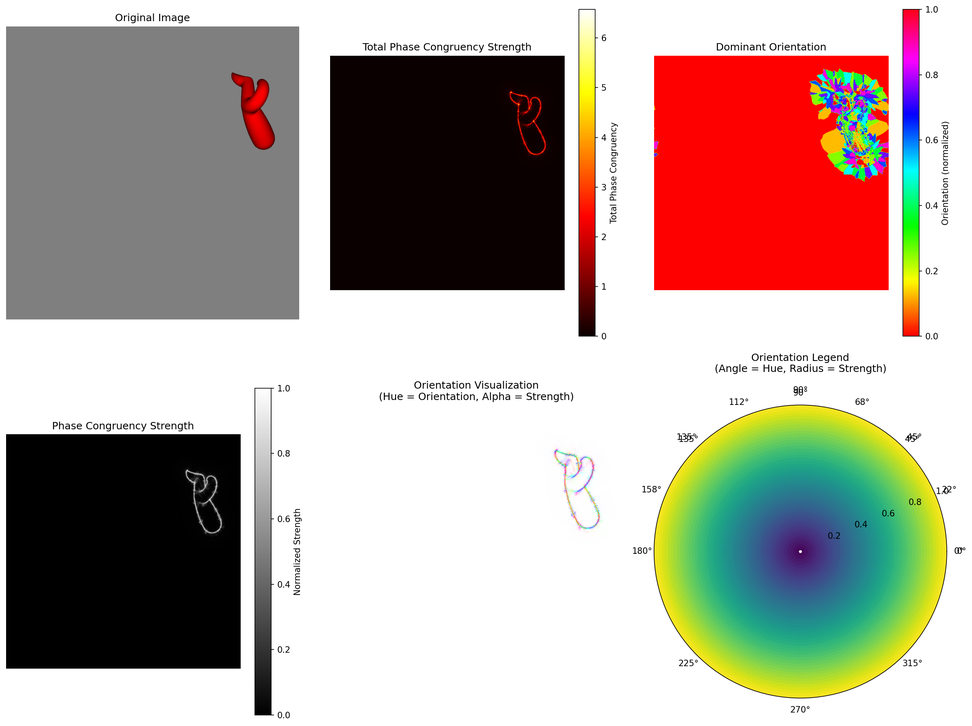
#> input picture EStimShapeAnalysis/src/analysis/phase_congruency_orientation_analysis.png, 972 x 726 px, shrunk from 2391 x 1784 before the run
$ python orientation_band_shuffle.py ../analysis/phase_congruency_orientation_analysis.png out.png
#> lines starting #> are read from the running program, lines starting #| are printed output that depends on the picture; after the words box and inside, x2 and y2 are one past the last pixel; in counts of white or black regions, pixels touching at a corner belong together
#> in process_image, img is the input picture: PIL image 972x726 RGBA; mean R, G, B, A 180.9, 168.4, 159.7, 255
#!/usr/bin/env python3
"""
Orientation-preserving processing script for Java integration.
Preserves spatial frequency and orientation distributions while destroying spatial location.

Usage: python orientation_preserving_processing.py <input_path> <output_path> [--keep-intermediates]
"""

import sys
import os
import argparse
import numpy as np
from PIL import Image
from scipy import fftpack
from skimage import color as skcolor, exposure
import matplotlib.pyplot as plt
import matplotlib

from src.imageshuffle.shuffle_util import plot_orientation_spectrum, plot_2d_power_spectrum_diff, create_analysis_plot

matplotlib.use('Agg')  # Use non-interactive backend for server environments


def orientation_preserving_scramble(image, mask=None, num_orientation_bands=18):
    """
    Scramble spatial location while preserving orientation and spatial frequency distributions.

    This works by:
    1. Grouping frequency components by their orientation angle
    2. Shuffling phases within each orientation band
    3. Preserving magnitudes completely

    Args:
        image: Input image (can be color with alpha channel)
        mask: Binary mask (1 inside region to randomize, 0 outside)
        num_orientation_bands: Number of orientation bands to preserve (default: 18 = 10° bands)

    Returns:
        Image with preserved orientation/frequency distributions but scrambled spatial locations
    """
#> called with num_orientation_bands = 18
    # Create a copy of the original image
    result = image.copy().astype(np.float32)

    # Extract alpha channel if exists
    if image.shape[2] == 4:
        rgb = result[:, :, :3]
        alpha = result[:, :, 3:4]
#> alpha: shape (726, 972, 1) float32; every value is 255
    else:
        rgb = result
        alpha = None

    # Handle mask creation if not provided
    if mask is None:
        # Find the most common pixel value (background)
        if image.shape[2] == 4:  # Image has alpha channel
            rgb_for_background = image[:, :, :3]
        else:  # RGB image
            rgb_for_background = image

        # Reshape to (num_pixels, num_channels) for easier processing
        pixels = rgb_for_background.reshape(-1, rgb_for_background.shape[-1])

        # Find unique pixels and their counts
        unique_pixels, counts = np.unique(pixels, axis=0, return_counts=True)
#> counts = 14104 values, max 340111 at index 14103, min 1 at index 3, mean 50.03

        # Get the most common pixel value (background)
        background_pixel = unique_pixels[np.argmax(counts)]
#> background_pixel = [255, 255, 255]

        # Create a mask where pixels are NOT equal to the background
        if image.shape[2] == 4:  # Image has alpha channel
            mask = np.logical_not(np.all(image[:, :, :3] == background_pixel, axis=-1))
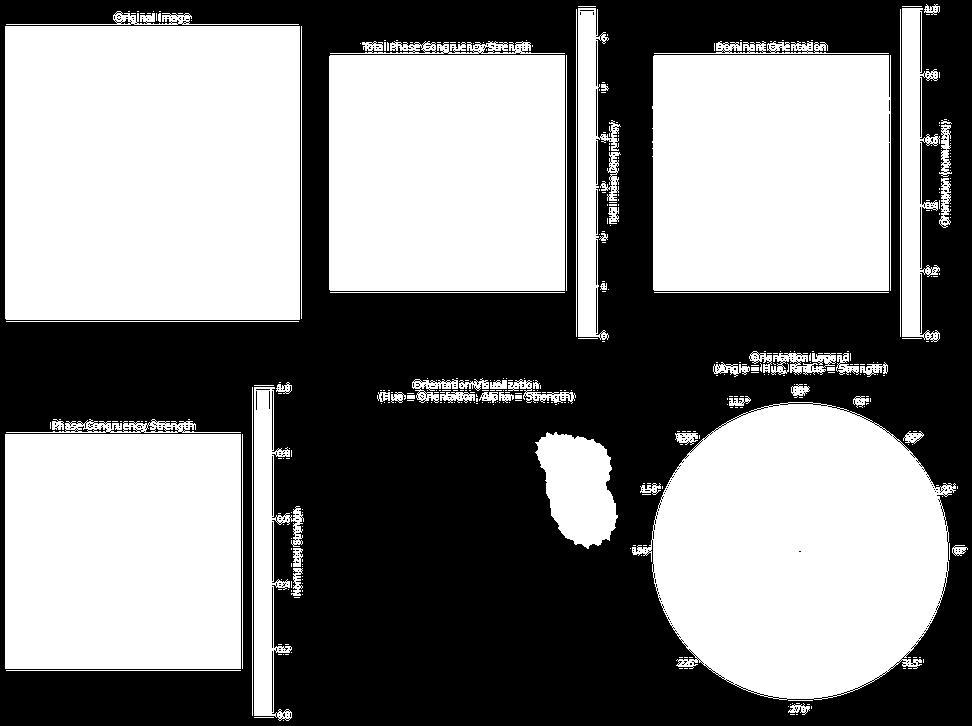
#> mask: shape (726, 972) bool; 51.8% white; 426 black regions (408 under 20 px), largest, box (x1, y1, x2, y2) and area: (0, 0, 972, 726) 338372, (920, 143, 921, 204) 61, (920, 207, 921, 268) 61
        else:  # RGB image
            mask = np.logical_not(np.all(image == background_pixel, axis=-1))

    # Normalize RGB to 0-1 range if needed
    if rgb.max() > 1.0:
        rgb_norm = rgb / 255.0
    else:
        rgb_norm = rgb

    # Convert to LAB color space
    lab = skcolor.rgb2lab(rgb_norm)
#> lab: shape (726, 972, 3) float32; mean of channels 0, 1, 2 70.4, 3.4, 8.3

    # Extract luminance channel
    L = lab[:, :, 0]  # Luminance channel

    # Save the original luminance values in the masked region for histogram matching later
    L_masked_orig = L[mask]

    # Apply mask to luminance channel
    # L_roi = L * mask

    # Use soft masking:
    from scipy import ndimage
    soft_mask = ndimage.gaussian_filter(mask.astype(float), sigma=5)
    L_roi = L * soft_mask  # No sharp boundary artifacts

    # Apply Fourier transform to the MASKED ROI
    fft_L_roi = fftpack.fft2(L_roi)

    # Extract amplitude and phase
    amplitude = np.abs(fft_L_roi)
    original_phase = np.angle(fft_L_roi)

    # Get image dimensions
    h, w = fft_L_roi.shape
#> h = 726; w = 972
    center_y, center_x = h // 2, w // 2
#> center_y = 363; center_x = 486

    # Create coordinate arrays for frequency domain
    y, x = np.ogrid[-center_y:h - center_y, -center_x:w - center_x]
#> y = 726 values from -363 to 362

    # Calculate orientation for each frequency component
    # This gives the orientation of the spatial pattern represented by each frequency
    orientations = np.arctan2(y, x) * 180 / np.pi
    orientations = orientations % 180  # Normalize to 0-180° (since power spectrum is symmetric)

    # Create orientation bands
    orientation_band_size = 180.0 / num_orientation_bands

    # Initialize new phase array with original phases
    new_phase = original_phase.copy()

    # Shuffle phases within each orientation band
    for band in range(num_orientation_bands):
        angle_min = band * orientation_band_size
        angle_max = (band + 1) * orientation_band_size

        # Create mask for this orientation band
        band_mask = (orientations >= angle_min) & (orientations < angle_max)

        # Skip DC component (always preserve it)
        band_mask[center_y, center_x] = False

        if np.any(band_mask):
            # Get phases in this orientation band
            phases_in_band = original_phase[band_mask].copy()

            # Shuffle the phases within this orientation band
            # Generate random phases instead of shuffling existing ones
            phases_in_band = np.random.uniform(0, 2 * np.pi, len(phases_in_band))

            # Put shuffled phases back into the same orientation band
            new_phase[band_mask] = phases_in_band
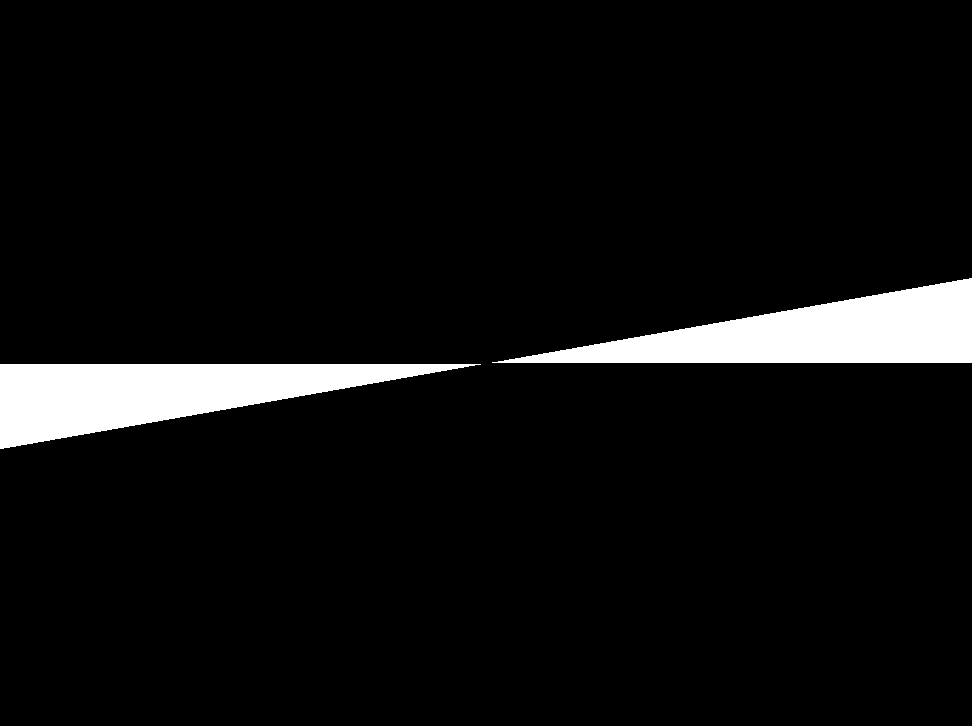
#> band_mask: shape (726, 972) bool; 5.8% white; 2 white regions, box (x1, y1, x2, y2) and area: (0, 364, 481, 449) 20622, (492, 278, 972, 363) 20537
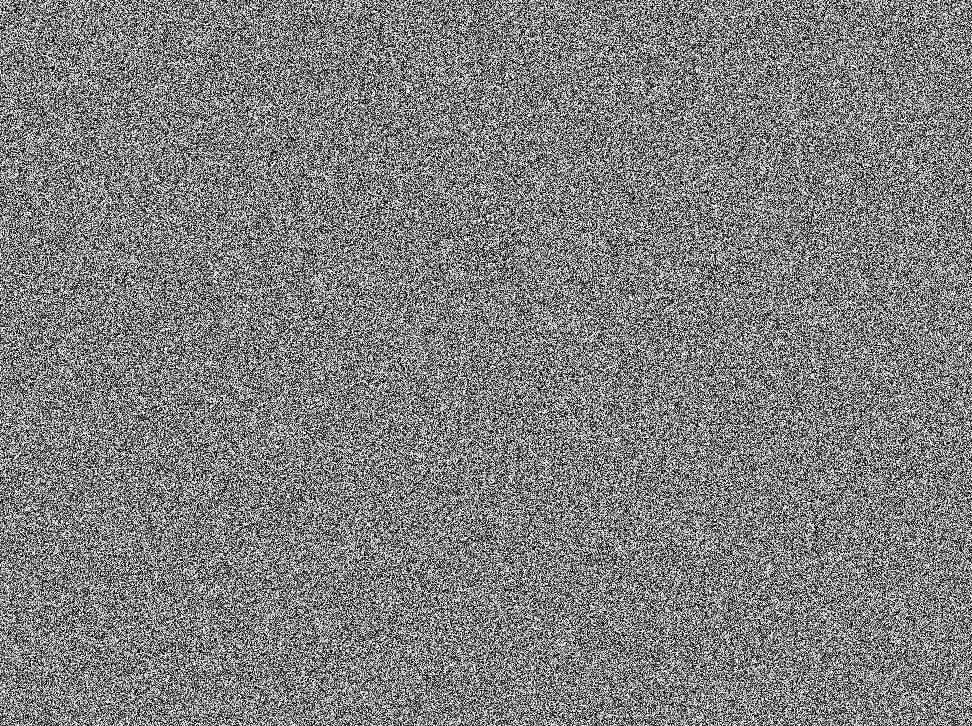
#> new_phase: shape (726, 972) float64; min 4.44e-06, max 6.28, mean 3.14; drawn with min black and max white

    # Ensure DC component phase is preserved (usually 0)
    new_phase[center_y, center_x] = original_phase[center_y, center_x]

    # Combine original amplitude with orientation-band-shuffled phase
    randomized_fft = amplitude * np.exp(1j * new_phase)

    # Apply inverse Fourier transform
    randomized_L_roi = np.real(fftpack.ifft2(randomized_fft))
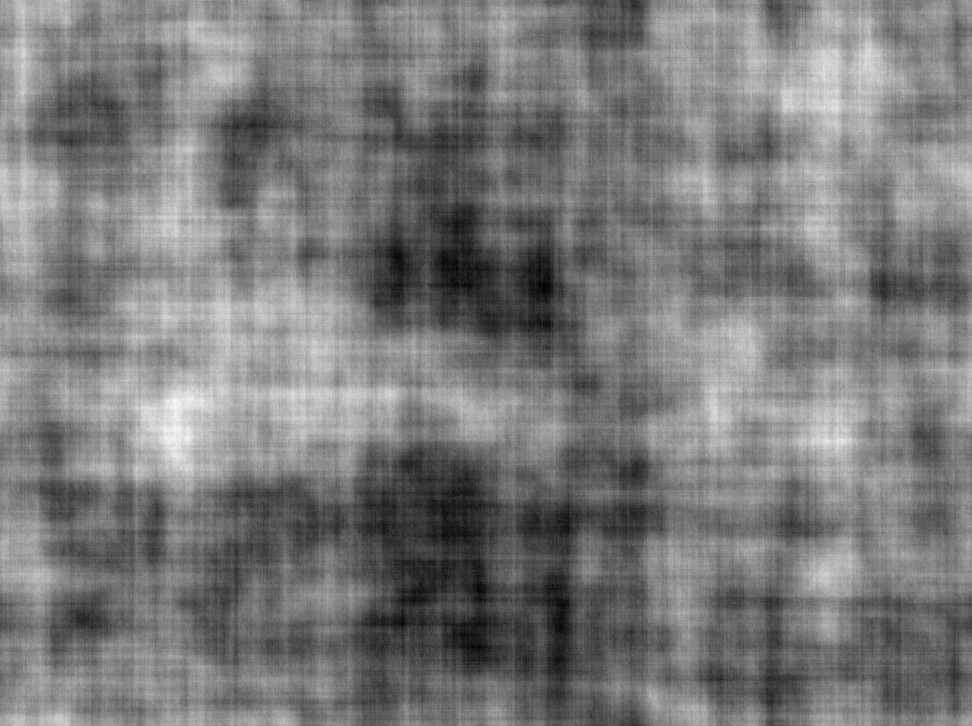
#> randomized_L_roi: shape (726, 972) float64; min -81.87, max 55.99, mean -15.8; drawn with min black and max white

    # Create a new luminance channel that ONLY replaces the masked region
    randomized_L = L.copy()  # Start with original luminance
    randomized_L[mask] = randomized_L_roi[mask]  # Only update masked pixels

    # Perform histogram matching to ensure the luminance distribution is preserved
    randomized_values = randomized_L[mask]

    # Match the histogram of the randomized values to the original values
    matched_values = exposure.match_histograms(
        randomized_values.reshape(-1, 1),
        L_masked_orig.reshape(-1, 1)
    ).flatten()

    # Replace the values in the randomized luminance channel
    L_matched = L.copy()
    L_matched[mask] = matched_values
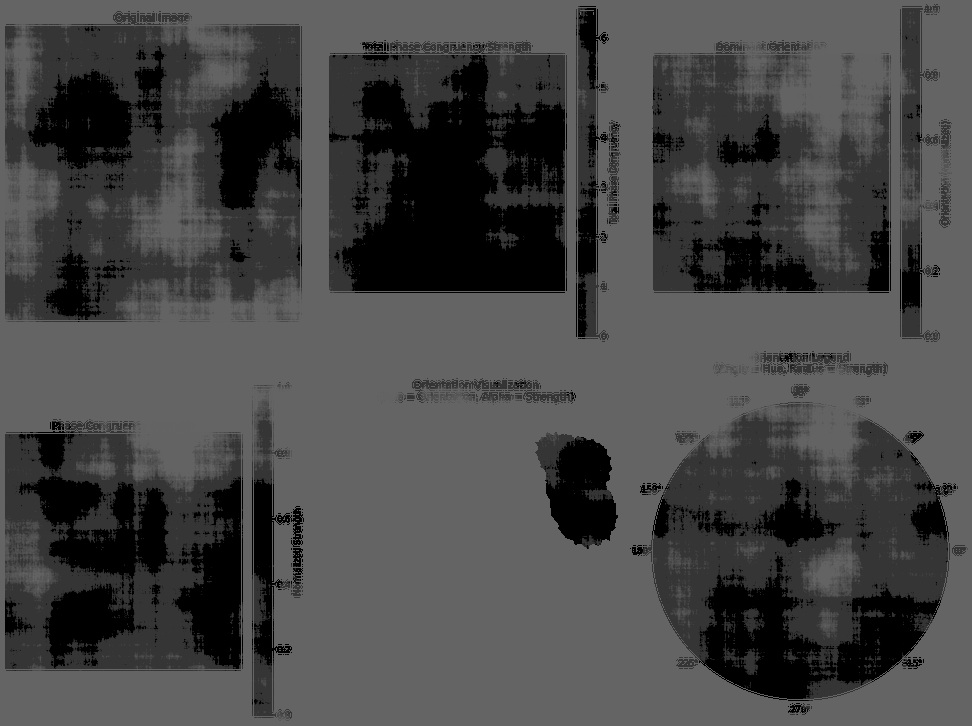
#> L_matched: shape (726, 972) float32; min 0, max 100, mean 70.4

    # Recombine LAB channels
    lab_new = lab.copy()
    lab_new[:, :, 0] = L_matched
#> lab_new: shape (726, 972, 3) float32; mean of channels 0, 1, 2 70.3, 3.4, 8.3

    # Convert back to RGB
    rgb_new = skcolor.lab2rgb(lab_new)
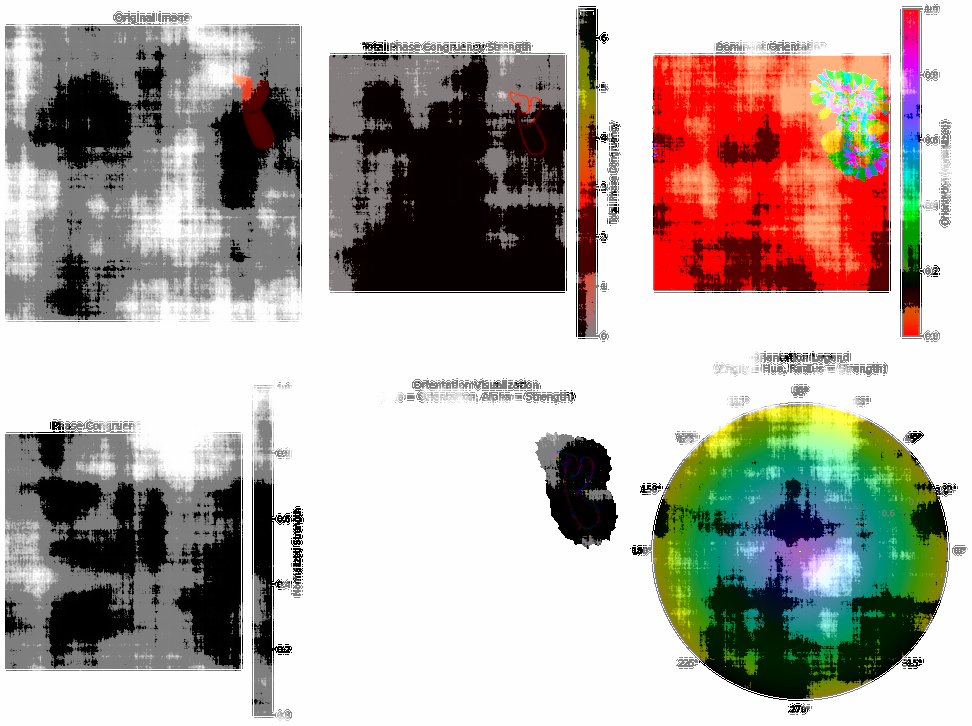
#> rgb_new: shape (726, 972, 3) float32; mean R, G, B 0.704, 0.672, 0.647

    # Scale back to original range if needed
    if image.max() > 1.0:
        rgb_new = rgb_new * 255.0

    # Reattach alpha channel if needed
    if alpha is not None:
        result = np.concatenate([rgb_new, alpha], axis=2)
    else:
        result = rgb_new

    # Convert back to original data type
    if image.dtype == np.uint8:
        result = np.clip(result, 0, 255).astype(np.uint8)

    return result


def process_image(input_path, output_path, keep_intermediates=False):
    """
    Process image with orientation-preserving scrambling.

    Args:
        input_path: Path to input image
        output_path: Path for final output image
        keep_intermediates: Whether to save analysis plot showing histograms and power spectrum

    Returns:
        tuple: (analysis_plot_path, final_path) if keep_intermediates,
               else (None, final_path)
    """
    try:
        # Validate input file exists
        if not os.path.exists(input_path):
            raise FileNotFoundError(f"Input file not found: {input_path}")

        # Create output directory if it doesn't exist
        output_dir = os.path.dirname(output_path)
        if output_dir and not os.path.exists(output_dir):
            os.makedirs(output_dir)

        # Generate analysis plot path
        base_name = os.path.splitext(output_path)[0]
        analysis_plot_path = f"{base_name}_analysis.png"

        # Open and process the image
        img = Image.open(input_path).convert('RGBA')
        img_array = np.array(img)

        # Apply orientation-preserving scrambling
        processed_array = orientation_preserving_scramble(img_array)

        # Create analysis plot if requested
        if keep_intermediates:
            create_analysis_plot(img_array, processed_array, analysis_plot_path, "Orientation-Preserving Scrambled")

        # Save final scrambled image
        final_img = Image.fromarray(processed_array.astype(np.uint8))
        final_img.save(output_path)

        return (
            analysis_plot_path if keep_intermediates else None,
            output_path
        )

    except Exception as e:
        # Print error to stderr so Java can capture it
        print(f"ERROR: {str(e)}", file=sys.stderr)
        raise


def main():
    """Main function for command-line execution."""
    parser = argparse.ArgumentParser(
        description='Process images with orientation-preserving scrambling (preserves frequency and orientation distributions)',
        formatter_class=argparse.RawDescriptionHelpFormatter
    )

    parser.add_argument('input_path', help='Path to input image')
    parser.add_argument('output_path', help='Path for output image')
    parser.add_argument('--keep-intermediates', '-k', action='store_true',
                        help='Save analysis plot showing histograms and power spectrum')
    parser.add_argument('--quiet', '-q', action='store_true',
                        help='Suppress output messages')

    args = parser.parse_args()

    try:
        # Process the image
        analysis_path, final_path = process_image(
            args.input_path,
            args.output_path,
            args.keep_intermediates
        )

        if not args.quiet:
            print(f"SUCCESS: {final_path}")
            if args.keep_intermediates and analysis_path:
                print(f"ANALYSIS: {analysis_path}")

        return 0

    except Exception as e:
        if not args.quiet:
            print(f"FAILED: {str(e)}", file=sys.stderr)
        return 1


if __name__ == "__main__":
    sys.exit(main())
#> (the program exits here)
